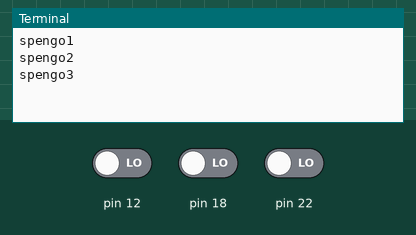
A program run on a simulated Raspberry Pi (header pin numbers). Parts: the last lines printed to the terminal. Inputs (shaded band) come from the test bench; at power-on: pin 12 LOW, pin 18 LOW, pin 22 LOW.

Above: at 1.2 s.
1.3 s: pin 12 driven HIGH
At 2.5 s:
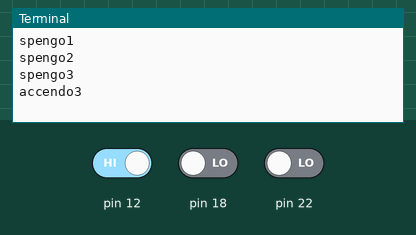
3.1 s: pin 18 driven HIGH
At 4.3 s:
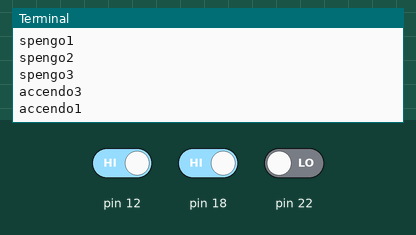
4.6 s: pin 22 driven HIGH
At 6.3 s:
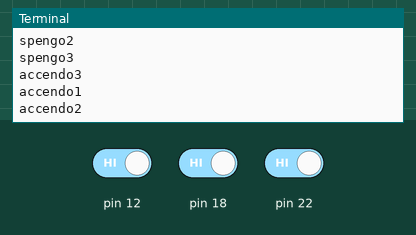

Measured:
- after the input at 1.3 s, the terminal: prints a new line after 0.32 s (image 1)
- after the input at 3.1 s, the terminal: prints a new line after 0.41 s (image 2)
- after the input at 4.6 s, the terminal: prints a new line after 0.48 s (image 3)

The program:

workingButton.py
```python
import RPi.GPIO as GPIO
import os
import time

GPIO.setmode(GPIO.BOARD)

#GPIO.setup(18, GPIO.IN, pull_up_down=GPIO.PUD_DOWN)
GPIO.setup(18, GPIO.IN)

#GPIO.setup(22, GPIO.IN, pull_up_down=GPIO.PUD_DOWN)
GPIO.setup(22, GPIO.IN)

#GPIO.setup(12, GPIO.IN, pull_up_down=GPIO.PUD_DOWN)
GPIO.setup(12, GPIO.IN)

ip = "192.168.1.83"

acceso1 = False
spento1 = False

acceso2 = False
spento2 = False

acceso3 = False
spento3 = False


while True:

	if GPIO.input(18) == GPIO.HIGH:
		#os.system ("curl https://c05d-176-245-5-112.eu.ngrok.io/cgi-bin/accendo1.py")
		os.system ("curl http://"+ ip +":9000/cgi-bin/accendo1.py")
		if acceso1 == False:
			print('accendo1')
			acceso1 = True
			spento1 = False
		#time.sleep(0.3)

	if GPIO.input(18) == GPIO.LOW:
		if spento1 == False:
			os.system ("curl http://"+ ip +":9000/cgi-bin/spengo1.py")
			print('spengo1')
			spento1 = True
			acceso1 = False

	if GPIO.input(22) == GPIO.HIGH:
		#os.system ("curl https://c05d-176-245-5-112.eu.ngrok.io/cgi-bin/accendo2.py")
		os.system ("curl http://" + ip +":9000/cgi-bin/accendo2.py")
		if acceso2 == False:
			print('accendo2')
			acceso2 = True
			spento2 = False
		#time.sleep(0.3)

	if GPIO.input(22) == GPIO.LOW:
		if spento2 == False:
			os.system ("curl http://" + ip + ":9000/cgi-bin/spengo2.py")
			print('spengo2')
			spento2 = True
			acceso2 = False

	if GPIO.input(12) == GPIO.HIGH:
		#os.system ("curl https://c05d-176-245-5-112.eu.ngrok.io/cgi-bin/accendo3.py")
		os.system ("curl http://" + ip + ":9000/cgi-bin/accendo3.py")
		if acceso3 == False:
			print('accendo3')
			acceso3 = True
			spento3 = False
		#time.sleep(0.3)

	if GPIO.input(12) == GPIO.LOW:
		if spento3 == False:
			os.system ("curl http://" + ip + ":9000/cgi-bin/spengo3.py")
			print('spengo3')
			spento3 = True
			acceso3 = False
```
